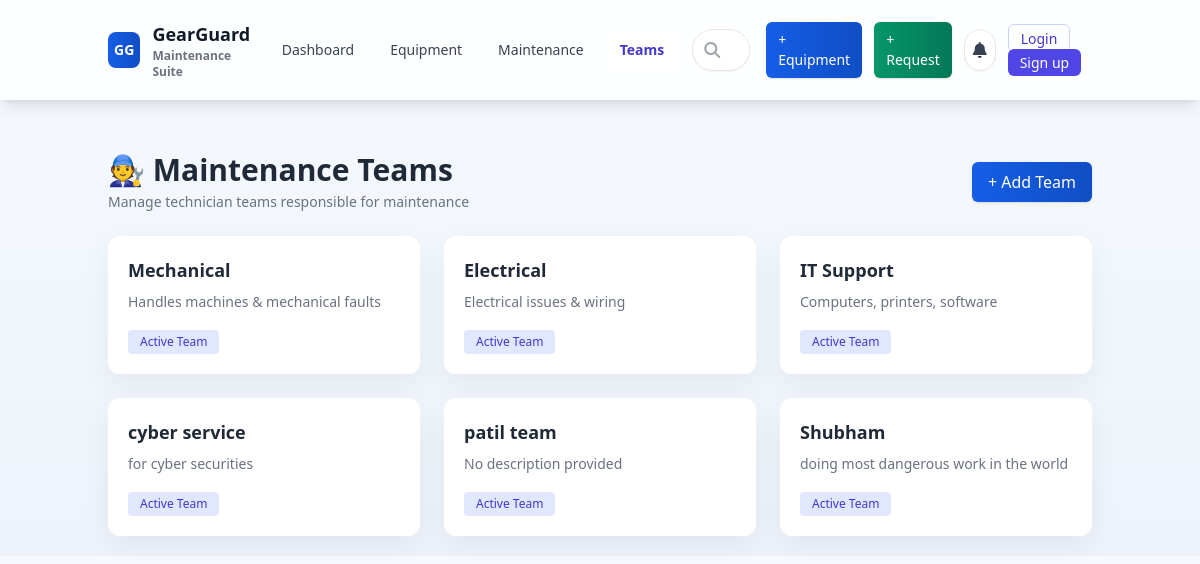
Screenshot of /teams/ with the database file from the repository.
### teams/models.py (models this page shows, shortened)
class MaintenanceTeam(models.Model):
    name = models.CharField(max_length=100)
    description = models.TextField(blank=True)
    members = models.ManyToManyField(settings.AUTH_USER_MODEL, blank=True, related_name='maintenance_teams')

### teams/views.py (the view)
# urls.py: path('', views.team_list, name='team_list'),
def team_list(request):
    teams = MaintenanceTeam.objects.all()
    return render(request, 'teams/team_list.html', {'teams': teams})

### templates/teams/team_list.html (shortened to what this page needs)
{% extends 'base.html' %}
{% block content %}
<div class="mb-6 flex items-center justify-between">
  <div>
    <h1 class="text-3xl font-bold text-gray-800">🧑‍🔧 Maintenance Teams</h1>
    <p class="text-sm text-gray-500 mt-1">Manage technician teams responsible for maintenance</p>
  </div>
  <a href="{% url 'team_add' %}" class="px-4 py-2 rounded-md btn-primary text-white shadow">+ Add Team</a>
</div>
<div class="grid grid-cols-1 sm:grid-cols-2 lg:grid-cols-3 gap-6">
  {% for team in teams %}
  <div class="card p-5 hover:shadow-lg transition">
    <h2 class="text-lg font-semibold text-gray-800">{{ team.name }}</h2>
    <p class="text-sm text-gray-500 mt-2">{{ team.description|default:"No description provided" }}</p>
    <div class="mt-4"><span class="inline-block px-3 py-1 text-xs rounded bg-indigo-100 text-indigo-700">Active Team</span></div>
  </div>
  {% empty %}
  <div class="col-span-full text-center text-gray-400">No maintenance teams created yet.</div>
  {% endfor %}
</div>
{% endblock %}

### templates/base.html (shortened to what this page needs)
<!DOCTYPE html>
<html lang="en">
<head>
  <script src="https://cdn.tailwindcss.com"></script>
  <link href="https://cdnjs.cloudflare.com/ajax/libs/font-awesome/6.5.0/css/all.min.css" rel="stylesheet">
</head>
<body class="antialiased text-gray-800">
  <header class="site-header sticky top-0 z-40 shadow-lg">
    <div class="container flex items-center justify-between gap-4">
      <div class="flex items-center gap-4">
        <a href="/" class="brand flex items-center gap-3">
          <span class="w-9 h-9 rounded-lg brand-badge flex items-center justify-center text-white font-bold text-sm">GG</span>
          <div class="hidden sm:block">
            <div class="text-lg font-bold text-gray-900">GearGuard</div>
            <div class="text-xs text-gray-500">Maintenance Suite</div>
          </div>
        </a>
        <nav class="hidden md:flex gap-3 text-sm text-gray-700">
          {% with path=request.path %}
            <a href="/" class="px-3 py-2 rounded-md {% if path == '/' %}bg-white text-indigo-700 font-semibold{% else %}hover:bg-white/50 hover:text-indigo-600{% endif %}">Dashboard</a>
            <a href="/equipment/" class="px-3 py-2 rounded-md {% if '/equipment' in path %}bg-white text-indigo-700 font-semibold{% else %}hover:bg-white/50 hover:text-indigo-600{% endif %}">Equipment</a>
            <a href="/maintenance/kanban/" class="px-3 py-2 rounded-md {% if '/maintenance' in path %}bg-white text-indigo-700 font-semibold{% else %}hover:bg-white/50 hover:text-indigo-600{% endif %}">Maintenance</a>
            <a href="/teams/" class="px-3 py-2 rounded-md {% if '/teams' in path %}bg-white text-indigo-700 font-semibold{% else %}hover:bg-white/50 hover:text-indigo-600{% endif %}">Teams</a>
          {% endwith %}
        </nav>
      </div>
      <div class="flex-1 hidden md:flex justify-center">
        <div class="w-full max-w-xl">
          <div class="relative">
            <input type="search" placeholder="Search equipment, requests or teams..." class="field w-full pl-10 pr-4 rounded-full shadow-sm">
            <span class="absolute left-3 top-1/2 -translate-y-1/2 text-gray-400"><i class="fa-solid fa-magnifying-glass"></i></span>
          </div>
        </div>
      </div>
      <div class="flex items-center gap-3">
        <a href="{% url 'equipment_add' %}" class="hidden md:inline-flex items-center gap-2 px-3 py-2 btn-primary rounded-md text-sm shadow text-white">+ Equipment</a>
        <a href="{% url 'maintenance_add' %}" class="hidden md:inline-flex items-center gap-2 px-3 py-2 btn-success rounded-md text-sm shadow text-white">+ Request</a>
        <div class="relative">
          <button id="notifBtn" class="p-2 rounded-full bg-white border shadow-sm text-gray-700 relative" aria-label="Notifications">
            <i class="fa-solid fa-bell"></i>
          </button>
        </div>
        <div class="hidden md:block">
          {% if user.is_authenticated %}
            <div class="relative inline-block text-left" id="userMenu">
              <button id="userButton" class="flex items-center gap-2 px-3 py-1 rounded-full border text-sm bg-white">
                <span class="w-7 h-7 rounded-full bg-indigo-100 text-indigo-700 flex items-center justify-center font-semibold">{{ user.username|first|upper }}</span>
                <span class="hidden sm:inline text-sm text-gray-700">{{ user.username }}</span>
              </button>
              <div id="userDropdown" class="hidden absolute right-0 mt-2 w-44 bg-white rounded-md shadow-md py-2 text-sm z-50">
                <a href="/accounts/profile/" class="block px-4 py-2 hover:bg-gray-50">Profile</a>
                <form method="post" action="{% url 'logout' %}">{% csrf_token %}
                  <button type="submit" class="w-full text-left px-4 py-2 hover:bg-gray-50">Logout</button>
                </form>
              </div>
            </div>
          {% else %}
            <a href="/accounts/login/" class="px-3 py-1 rounded-md text-sm border border-indigo-200 text-indigo-700 hover:bg-white/50">Login</a>
            <a href="/accounts/signup/" class="px-3 py-1 rounded-md bg-indigo-600 text-white text-sm">Sign up</a>
          {% endif %}
        </div>
      </div>
    </div>
  </header>
  <main class="container mt-8">
    <div class="content-area">
      {% block content %}{% endblock %}
    </div>
  </main>
</body>
</html>

### templates/base.html (style rules this page uses)
:root { --primary: #155EE6; --primary-600: #0F4EC4; --accent: var(--primary); --accent-600: var(--primary-600); --success: #059669; --success-600: #047857; --danger: #DC2626; --muted: #6b7280; --card: rgba(255,255,255,0.98); --bg-gradient: linear-gradient(180deg,#f6f9ff 0%, #eef3fb 100%); --brand-gradient: linear-gradient(90deg,var(--primary), var(--primary-600)); }
body { background: var(--bg-gradient); }
.site-header { background: linear-gradient(90deg, rgba(99,102,241,0.06), rgba(99,102,241,0.02)); }
.btn-primary { background: var(--brand-gradient); color: #fff; }
.btn-success { background: linear-gradient(90deg,var(--success), var(--success-600)); color: #fff; }
.btn-primary, .btn-success, .btn-accent, .btn-neutral { box-shadow: 0 10px 30px rgba(15,78,196,0.12); padding: .5rem .9rem; display:inline-flex; align-items:center; gap:.5rem; }
.brand-badge { background: var(--brand-gradient); }
.site-header { position: sticky; top: 0; z-index: 40; backdrop-filter: blur(6px); background: rgba(255,255,255,0.88); }
.container { max-width: 1100px; margin: 0 auto; padding: 1.25rem; position:relative; }
.card { background: var(--card); border-radius: 12px; box-shadow: 0 10px 30px rgba(2,6,23,0.06); }
a.brand { font-weight:700; color:var(--accent-600); }
.field { padding: .5rem .75rem; border-radius: .5rem; border: 1px solid #e5e7eb; background: #fff; }
main.container { position: relative; z-index: 0; }

### rows the page displays
MaintenanceTeam: name "Mechanical", description "Handles machines & mechanical faults"
MaintenanceTeam: name "Electrical", description "Electrical issues & wiring"
MaintenanceTeam: name "IT Support", description "Computers, printers, software"
MaintenanceTeam: name "cyber service", description "for cyber securities"
MaintenanceTeam: name "patil team", description "No description provided"
MaintenanceTeam: name "Shubham", description "doing most dangerous work in the world"
